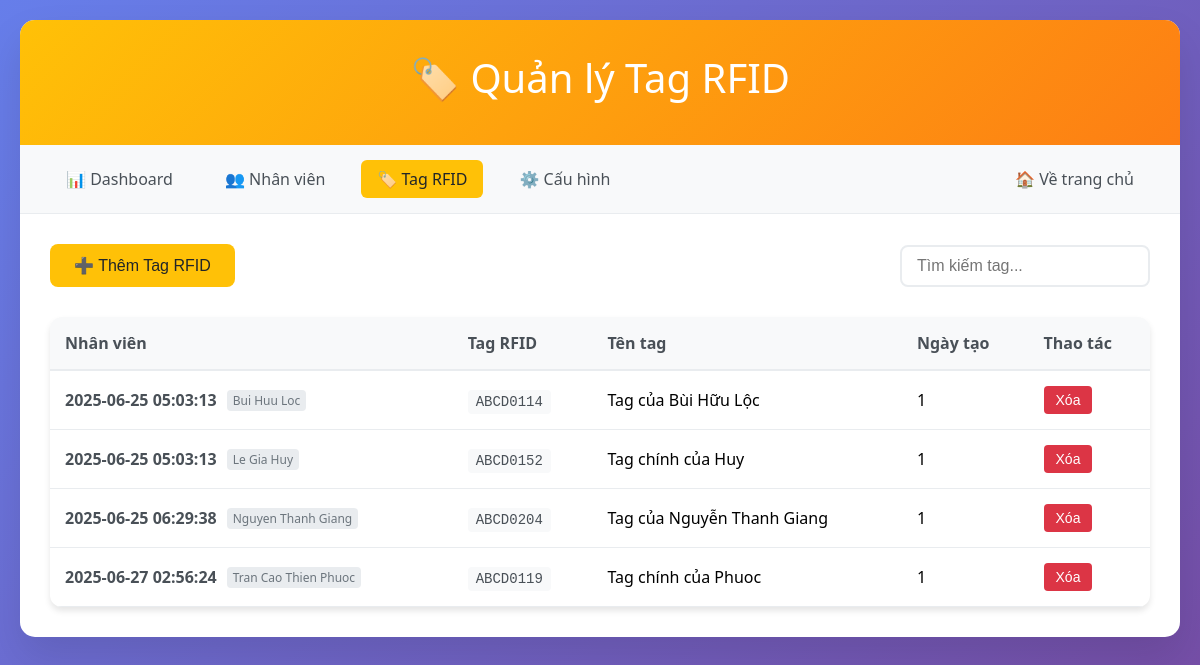
/admin/tags, run on the app's committed database.
### tables this page shows
CREATE TABLE employee_tags (
            id INTEGER PRIMARY KEY AUTOINCREMENT,
            employee_id INTEGER NOT NULL,
            rfid_uid TEXT UNIQUE NOT NULL,
            tag_name TEXT,
            is_active BOOLEAN DEFAULT 1,
            created_at TEXT DEFAULT CURRENT_TIMESTAMP,
            FOREIGN KEY (employee_id) REFERENCES employees (id) ON DELETE CASCADE
        );

CREATE TABLE employees (
            id INTEGER PRIMARY KEY AUTOINCREMENT,
            name TEXT NOT NULL,
            employee_code TEXT UNIQUE,
            department TEXT,
            position TEXT,
            email TEXT,
            phone TEXT,
            is_active BOOLEAN DEFAULT 1,
            created_at TEXT DEFAULT CURRENT_TIMESTAMP,
            updated_at TEXT DEFAULT CURRENT_TIMESTAMP
        );

### app.py (the view)
@app.route('/admin/tags')
def admin_tags():
    conn = sqlite3.connect('checkins.db')
    tags = conn.execute('''
        SELECT et.*, e.name as employee_name, e.employee_code
        FROM employee_tags et
        JOIN employees e ON et.employee_id = e.id
        WHERE et.is_active = 1 AND e.is_active = 1
        ORDER BY e.name, et.rfid_uid
    ''').fetchall()
    employees = conn.execute('''
        SELECT id, name, employee_code
        FROM employees
        WHERE is_active = 1
        ORDER BY name
    ''').fetchall()
    conn.close()
    return render_template('admin/tags.html', tags=tags, employees=employees)

### templates/admin/tags.html (shortened to what this page needs)
<!DOCTYPE html>
<html lang="vi">
  <head>
  </head>
  <body>
    <div class="container">
      <div class="header">
        <h1>🏷️ Quản lý Tag RFID</h1>
      </div>
      <div class="nav">
        <a href="/admin">📊 Dashboard</a>
        <a href="/admin/employees">👥 Nhân viên</a>
        <a href="/admin/tags" class="active">🏷️ Tag RFID</a>
        <a href="/admin/config">⚙️ Cấu hình</a>
        <a href="/" style="margin-left: auto">🏠 Về trang chủ</a>
      </div>
      <div class="content">
        <div class="toolbar">
          <button class="add-btn" onclick="openAddModal()">
            ➕ Thêm Tag RFID
          </button>
          <div class="search-box">
            <input
              type="text"
              class="search-input"
              placeholder="Tìm kiếm tag..."
              onkeyup="filterTags()"
            />
          </div>
        </div>
        <table class="tags-table">
          <thead>
            <tr>
              <th>Nhân viên</th>
              <th>Tag RFID</th>
              <th>Tên tag</th>
              <th>Ngày tạo</th>
              <th>Thao tác</th>
            </tr>
          </thead>
          <tbody id="tags-tbody">
            {% for tag in tags %}
            <tr data-tag-id="{{ tag[0] }}">
              <td>
                <div class="employee-info">
                  <span class="employee-name">{{ tag[5] }}</span>
                  <span class="employee-code">{{ tag[6] }}</span>
                </div>
              </td>
              <td><span class="rfid-uid">{{ tag[2] }}</span></td>
              <td>{{ tag[3] or 'Không có tên' }}</td>
              <td>{{ tag[4] }}</td>
              <td>
                <div class="action-buttons">
                  <button
                    class="btn-delete"
                    onclick="deleteTag('{{ tag[0] }}')"
                  >
                    Xóa
                  </button>
                </div>
              </td>
            </tr>
            {% endfor %}
          </tbody>
        </table>
      </div>
    </div>
  </body>
</html>

### templates/admin/tags.html (style rules this page uses)
* { margin: 0; padding: 0; box-sizing: border-box; }
body { font-family: "Segoe UI", Tahoma, Geneva, Verdana, sans-serif; background: linear-gradient(135deg, #667eea 0%, #764ba2 100%); min-height: 100vh; padding: 20px; }
.container { max-width: 1400px; margin: 0 auto; background: white; border-radius: 15px; box-shadow: 0 20px 40px rgba(0, 0, 0, 0.1); overflow: hidden; }
.header { background: linear-gradient(135deg, #ffc107 0%, #fd7e14 100%); color: white; padding: 30px; text-align: center; }
.header h1 { font-size: 2.5em; margin-bottom: 10px; font-weight: 300; }
.nav { background: #f8f9fa; padding: 15px 30px; border-bottom: 1px solid #e9ecef; display: flex; gap: 20px; align-items: center; flex-wrap: wrap; }
.nav a { text-decoration: none; color: #495057; padding: 8px 16px; border-radius: 6px; transition: all 0.3s ease; font-weight: 500; }
.nav a.active { background: #ffc107; color: #212529; }
.content { padding: 30px; }
.toolbar { display: flex; justify-content: space-between; align-items: center; margin-bottom: 30px; flex-wrap: wrap; gap: 15px; }
.add-btn { background: #ffc107; color: #212529; padding: 12px 24px; border: none; border-radius: 8px; cursor: pointer; font-size: 16px; font-weight: 500; transition: all 0.3s ease; }
.search-box { display: flex; gap: 10px; align-items: center; }
.search-input { padding: 10px 15px; border: 2px solid #e9ecef; border-radius: 8px; font-size: 16px; min-width: 250px; }
.tags-table { width: 100%; border-collapse: collapse; background: white; border-radius: 12px; overflow: hidden; box-shadow: 0 4px 6px rgba(0, 0, 0, 0.1); }
.tags-table th { background: #f8f9fa; padding: 15px; text-align: left; font-weight: 600; color: #495057; border-bottom: 2px solid #e9ecef; }
.tags-table td { padding: 15px; border-bottom: 1px solid #e9ecef; vertical-align: middle; }
.action-buttons { display: flex; gap: 8px; }
.btn-delete { background: #dc3545; color: white; border: none; padding: 6px 12px; border-radius: 4px; cursor: pointer; font-size: 14px; transition: all 0.3s ease; }
.rfid-uid { font-family: "Courier New", monospace; background: #f8f9fa; padding: 4px 8px; border-radius: 4px; font-size: 14px; color: #495057; }
.employee-info { display: flex; align-items: center; gap: 10px; }
.employee-name { font-weight: 600; color: #495057; }
.employee-code { background: #e9ecef; color: #6c757d; padding: 2px 6px; border-radius: 4px; font-size: 12px; }

### data on the page
employee_tags: created_at "2025-06-25 05:03:13", name "Bui Huu Loc", rfid_uid "ABCD0114", tag_name "Tag của Bùi Hữu Lộc", is_active "1"
employee_tags: created_at "2025-06-25 05:03:13", name "Le Gia Huy", rfid_uid "ABCD0152", tag_name "Tag chính của Huy", is_active "1"
employee_tags: created_at "2025-06-25 06:29:38", name "Nguyen Thanh Giang", rfid_uid "ABCD0204", tag_name "Tag của Nguyễn Thanh Giang", is_active "1"
employee_tags: created_at "2025-06-27 02:56:24", name "Tran Cao Thien Phuoc", rfid_uid "ABCD0119", tag_name "Tag chính của Phuoc", is_active "1"
